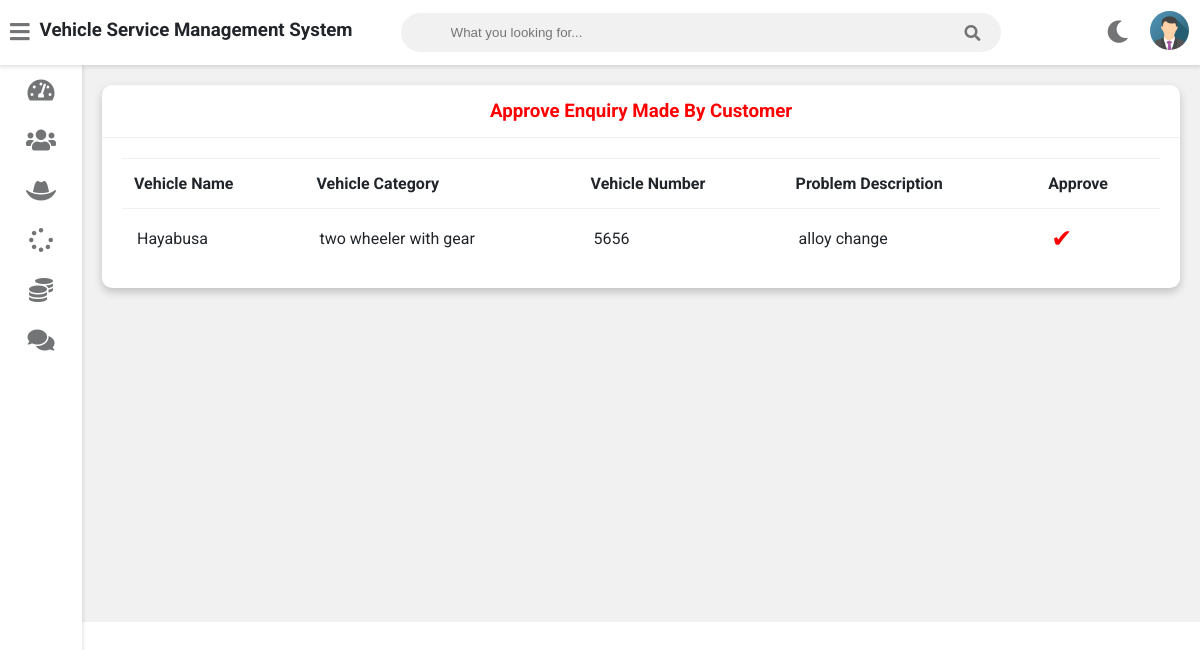
Screenshot of /admin-approve-request (signed in) with the database file from the repository.
### vehicle/models.py (models this page shows, shortened)
class Request(models.Model):
    cat=(('two wheeler with gear','two wheeler with gear'),('two wheeler without gear','two wheeler without gear'),('three wheeler','three wheeler'),('four wheeler','four wheeler'))
    category=models.CharField(max_length=50,choices=cat)
    vehicle_no=models.PositiveIntegerField(null=False)
    vehicle_name = models.CharField(max_length=40,null=False)
    vehicle_model = models.CharField(max_length=40,null=False)
    vehicle_brand = models.CharField(max_length=40,null=False)
    problem_description = models.CharField(max_length=500,null=False)
    date=models.DateField(auto_now=True)
    cost=models.PositiveIntegerField(null=True)
    customer=models.ForeignKey('Customer', on_delete=models.CASCADE,null=True)
    mechanic=models.ForeignKey('Mechanic',on_delete=models.CASCADE,null=True)
    stat=(('Pending','Pending'),('Approved','Approved'),('Repairing','Repairing'),('Repairing Done','Repairing Done'),('Released','Released'))
    status=models.CharField(max_length=50,choices=stat,default='Pending',null=True)

### vehicle/views.py (the view)
# urls.py: path('admin-approve-request',views.admin_approve_request_view,name='admin-approve-request'),
@login_required(login_url='adminlogin')
def admin_approve_request_view(request):
    enquiry=models.Request.objects.all().filter(status='Pending')
    return render(request,'vehicle/admin_approve_request.html',{'enquiry':enquiry})

### templates/vehicle/admin_approve_request.html
{% extends 'vehicle/adminbase.html' %}
{% block content %}
	<div class="wrapper">
		<div class="row">
			<div class="col-12 col-m-12 col-sm-12">
				<div class="card">
					<div class="card-header">
						<h3 style="color:red; text-align:center" >
							Approve Enquiry Made By Customer
						</h3>
					</div>
					<div class="card-content">
						<table>
							<thead>
                <tr>
                  <th>Vehicle Name</th>
                  <th>Vehicle Category</th>
                  <th>Vehicle Number</th>
                  <th>Problem Description</th>
                  <th>Approve</th>
                </tr>
							</thead>
							<tbody>
                {% for r in enquiry %}
                <tr>
                  <td> {{r.vehicle_name}}</td>
                  <td>{{r.category}}</td>
                  <td>{{r.vehicle_no}}</td>
                  <td>{{r.problem_description}}</td>
                  <td><a  style="color:red; text-decoration:none;font-size:25px;" href="{% url 'approve-request' r.id  %}">&#10004;</a></td>
                    </tr>
                {% endfor %}
							</tbody>
						</table>
					</div>
				</div>
			</div>
		</div>
<br><br><br><br><br><br><br><br><br><br><br><br><br><br><br><br>
	</div>
{% endblock content %}

### static/style.css (style rules this page uses)
:root { --primary-color: #4834d4; --success-color: #6ab04c; --warning-color: #f0932b; --danger-color: #eb4d4b; --light-color: #212529; --light-second-color: #727475; --light-background: #ffffff; --light-second-background: #f1f1f1; --dark-color: #909090; --dark-second-color: #f5f6fa; --dark-background: #23242D; --dark-second-background: #181818; }
.light { --main-bg-color: var(--light-background); --second-bg-color: var(--light-second-background); --main-color: var(--light-color); --second-color: var(--light-second-color); }
* { box-sizing: border-box; }
body { font-family: 'Roboto', sans-serif; background: var(--main-bg-color); color: var(--main-color); margin: 0; }
.wrapper { padding: 10px; margin-left: 82px; padding-top: 75px; background: var(--second-bg-color); transition: margin-left .5s; }
.row { display: flex; flex-wrap: wrap; flex-direction: row; }
.row:after, .row:before { box-sizing: border-box; }
[class*="col-"] { padding: 10px; }
@media only screen and (min-width: 600px) { .col-sm-12 { width: 100%; } }
@media only screen and (min-width: 768px) { .col-m-12 { width: 100%; } }
@media only screen and (min-width: 992px) { .col-12 { width: 100%; } }
.card { background: var(--main-bg-color); color: var(--main-color); border-radius: 10px; margin-bottom: 10px; box-shadow: 0 4px 8px 0 rgba(0,0,0,0.2); }
.card-header { padding: 15px 30px; border-bottom: 1px solid var(--second-bg-color); position: relative; }
.card-header h3 { margin: 0; }
.card-content { padding: 20px; overflow-x: auto; }
table { border-collapse: collapse; width: 100%; }
table td { border-top: 1px solid var(--second-bg-color); padding: 15px; }
table th { border-top: 1px solid var(--second-bg-color); border-bottom: 1px solid var(--second-bg-color); padding: 15px 12px; text-align: left; }

### rows the page displays
Request: vehicle_name "Hayabusa", category "two wheeler with gear", vehicle_no "5656", problem_description "alloy change"
